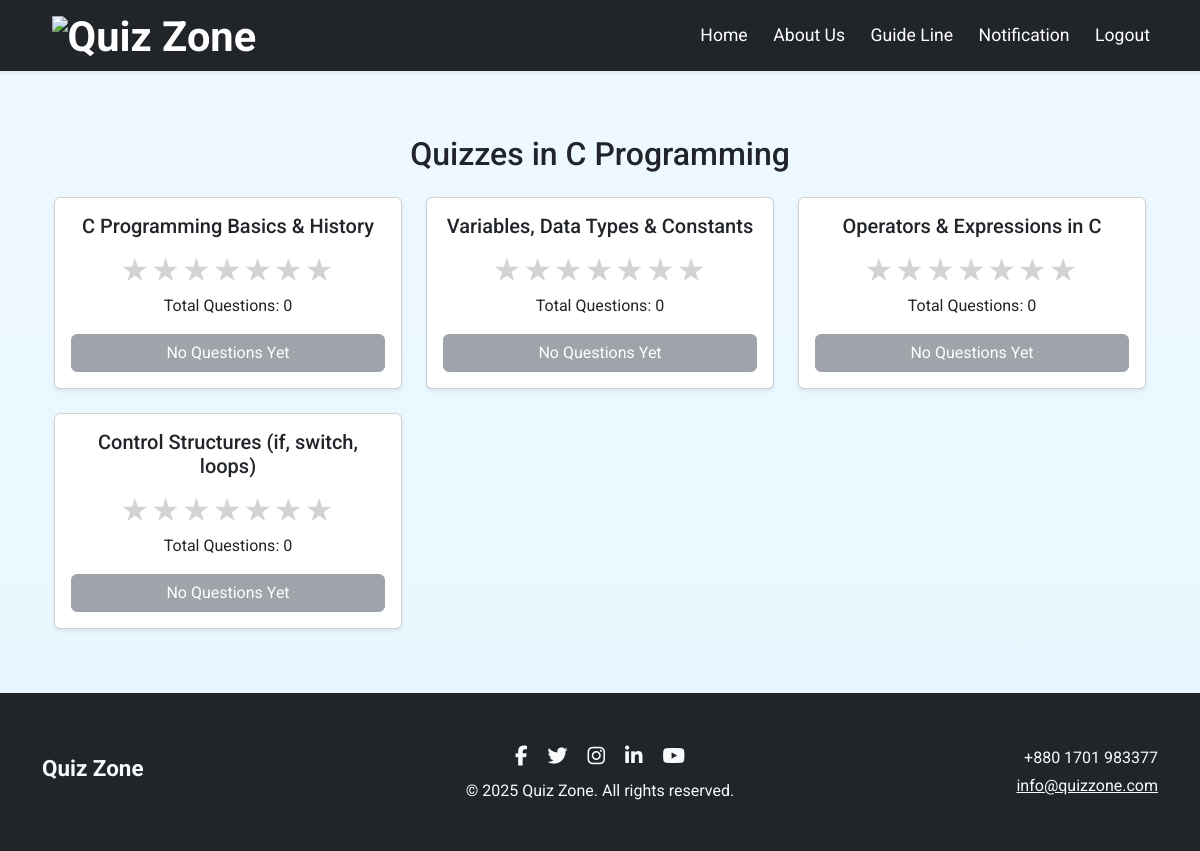
The page /categories/3/quizzes/ (signed in) on the database its author committed.
### quiz/models.py (models this page shows, shortened)
class Category(models.Model):
    name = models.CharField(max_length=100, unique=True)

class Quiz(models.Model):
    title = models.CharField(max_length=200)
    category = models.ForeignKey(Category, on_delete=models.SET_NULL, null=True, blank=True)
    has_time_limit = models.BooleanField(default=False)
    time_limit = models.PositiveIntegerField(blank=True, null=True)  # minutes

### quiz/views.py (the view)
# urls.py: path("categories/<int:category_id>/quizzes/", views.quiz_list, name="quiz_list"),
@login_required
def quiz_list(request, category_id):
    category = get_object_or_404(Category, id=category_id)
    quizzes = Quiz.objects.filter(category=category)
    for quiz in quizzes:
        avg_rating = Rating.objects.filter(quiz=quiz).aggregate(Avg('score'))['score__avg']
        quiz.avg_rating = round(avg_rating) if avg_rating else 0
    return render(request, "quiz_list.html", {
        "category": category,
        "quizzes": quizzes,
        "logged_in": request.user.is_authenticated
    })

### authentications/authentication.py (called while the page is built)
    def get_user(self, user_id):
        try:
            return User.objects.get(pk=user_id)
        except User.DoesNotExist:
            return None

### quiz/context_processors.py (called while the page is built)
def auth_status(request):
    return {
        'logged_in': request.user.is_authenticated
    }

### templates/quiz_list.html (shortened to what this page needs)
{% extends "base.html" %}
{% block content %}
<div class="container py-3">
    <h2 class="text-center my-4">Quizzes in {{ category.name }}</h2>
    <div class="row">
        {% for quiz in quizzes %}
            <div class="col-md-4 mb-4">
                <div class="card shadow-sm h-100">
                    <div class="card-body text-center d-flex flex-column justify-content-between">
                        <h5 class="card-title">{{ quiz.title }}</h5>
                        <span class="quiz-stars" data-rating="{{ quiz.avg_rating }}"></span>
                        <span>Total Questions: {{ quiz.questions.count }}</span>
                        {% if quiz.questions.count > 0 %}
                            <a href="{% url 'quiz:start_quiz' quiz.id %}" class="btn btn-success mt-3">Start Quiz</a>
                        {% else %}
                            <button class="btn btn-secondary mt-3" disabled>No Questions Yet</button>
                        {% endif %}
                    </div>
                </div>
            </div>
        {% empty %}
            <p class="text-center fw-bold mt-4">No quizzes available in this category.</p>
        {% endfor %}
    </div>
</div>
{% endblock %}

### static/css/style.css (style rules this page uses)
body { font-family: 'Roboto', sans-serif; background: linear-gradient(to bottom, #f0f8ff, #e6f7ff); }

### rows shown on the page
Category: name "C Programming"
Quiz: title "C Programming Basics & History", questions.count "0", shows "No Questions Yet"
Quiz: title "Variables, Data Types & Constants", questions.count "0", shows "No Questions Yet"
Quiz: title "Operators & Expressions in C", questions.count "0", shows "No Questions Yet"
Quiz: title "Control Structures (if, switch, loops)", questions.count "0", shows "No Questions Yet"
